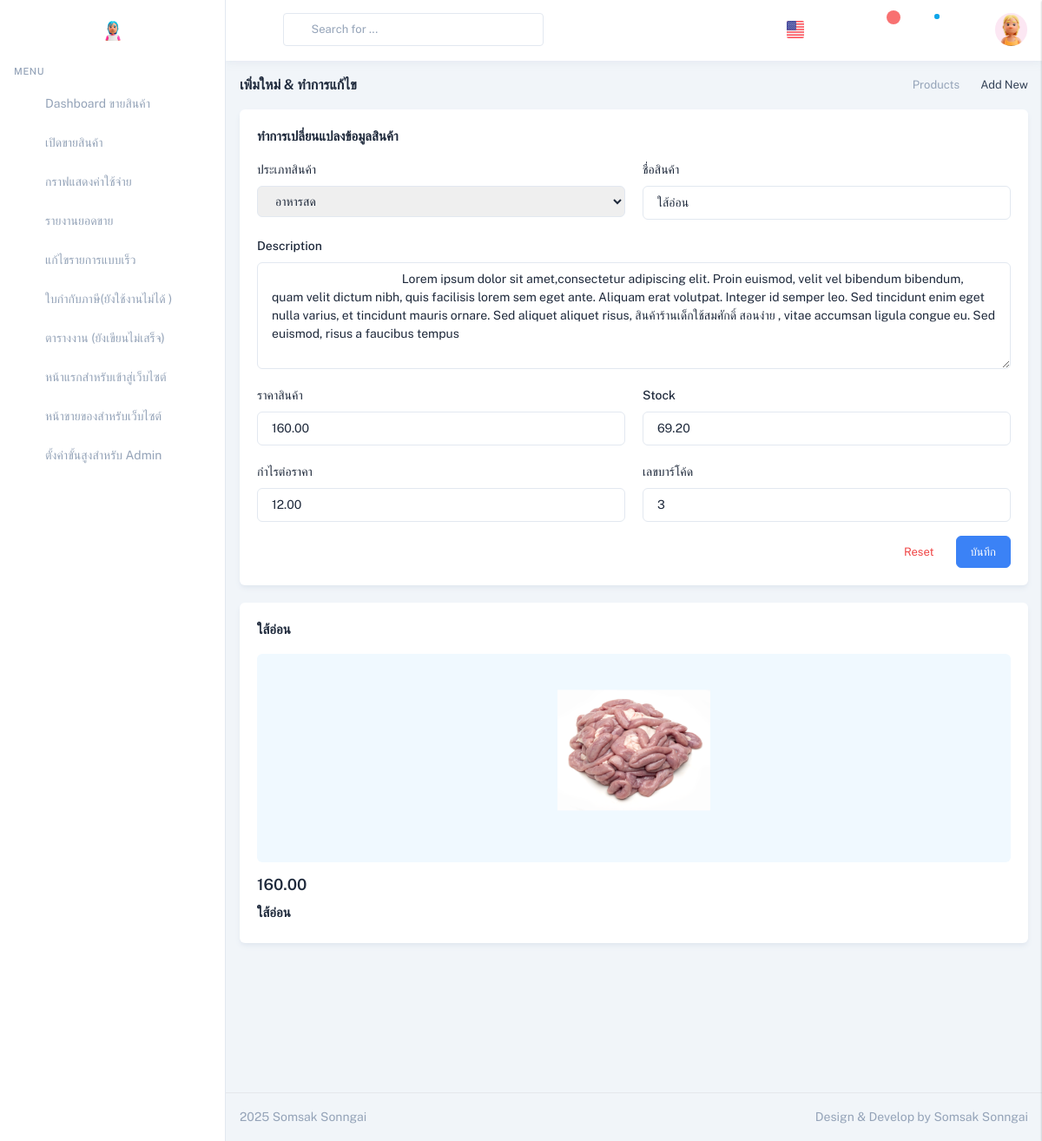
Page /EditAdd/3/ (signed in) on the earlier database version.
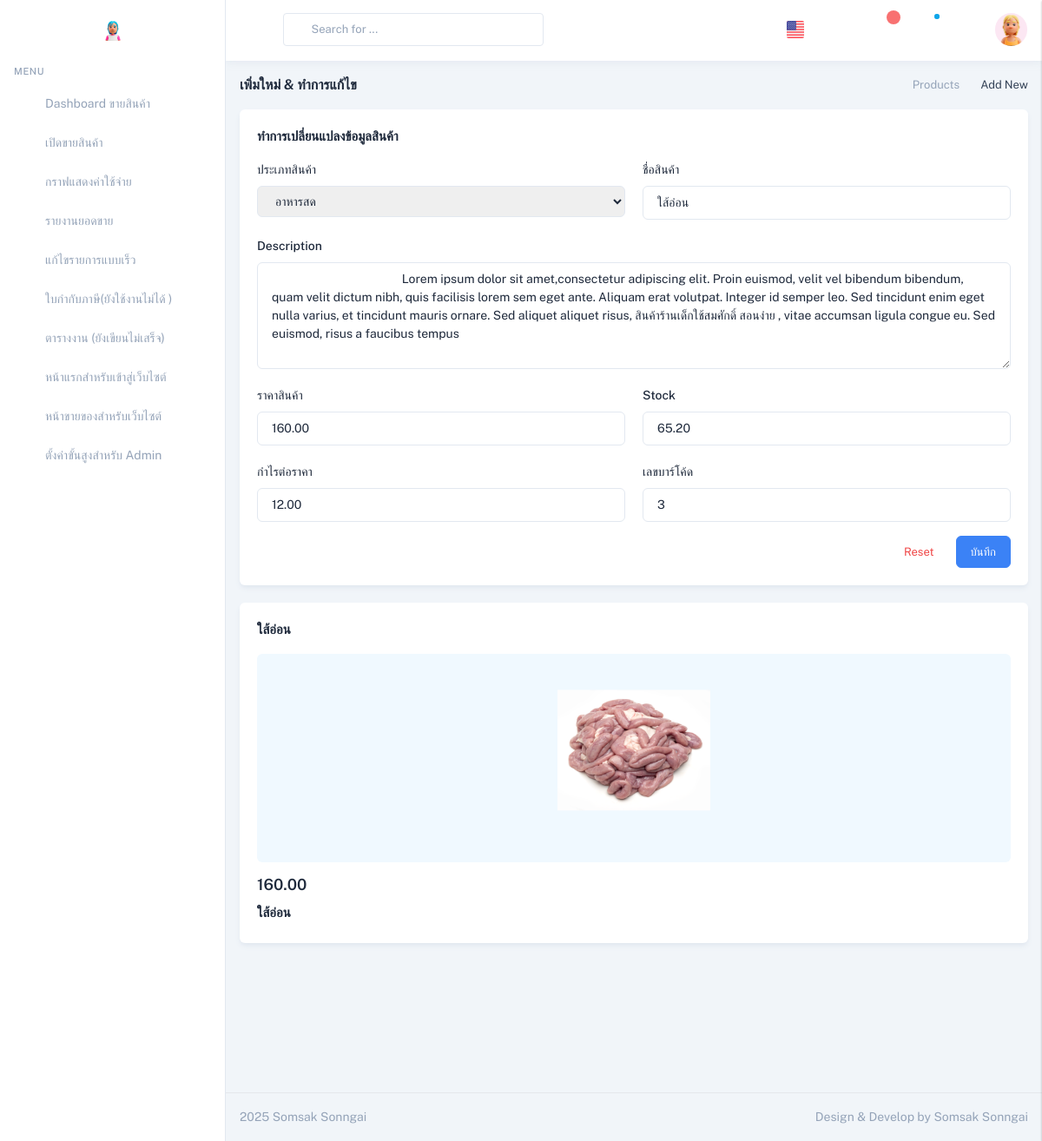
Same page on the later database version.
### productapp/models.py (models this page shows, shortened)
class Product1(models.Model):
    category = models.ForeignKey(Category, on_delete=models.CASCADE,null=True)  # เชื่อมโยงกับ Category
    name = models.CharField(max_length=100)  # ชื่อสินค้า
    description = models.TextField(max_length=500)
    price = models.DecimalField(max_digits=10, decimal_places=2)
    stock = models.DecimalField(max_digits=10, decimal_places=2)
    is_trending = models.BooleanField(default=False)
    image = models.ImageField(upload_to="product")
    profitprice = models.DecimalField(max_digits=10, decimal_places=2)
    created_at = models.DateTimeField(auto_now_add=True)  # วันที่เพิ่ม
    updated_at = models.DateTimeField(auto_now=True)      # วันที่แก้ไข
    barcode = models.CharField(max_length=13, unique=True) # สามารถที่จะทำการเพิ่มได้แค่ 13 ตัว
    class Meta:
        verbose_name = "Product"
        verbose_name_plural = "รายการสินค้า"

class Category(models.Model):
    name = models.CharField(max_length=100, unique=True)  # ชื่อหมวดหมู่
    class Meta:
        verbose_name = "Category"
        verbose_name_plural = "ประเภทรายการสินค้า"

### DashboardUser/views.py (the view, shortened to what this page needs)
# urls.py: path("EditAdd/<int:id>/",views.EditAdd, name="EditAdd"),#5
@login_required(login_url='/login_cover/') # สำหรับการามัครสมาชิก
@user_passes_test(is_special_admin,login_url='/eror404/') # ถ้าไม่ได้อนุญาติก็จะdirect ไปที่ urlนั้ อนุญาติเข้าสู่ระบบโดยกลุ่มนี้นอกเหนือจากกลุ่มนั้ก็ไม่สามารถเข้าไปได้
def EditAdd(request,id):
    product = get_object_or_404(Product1, pk=id)
    filter2 = Category.objects.all()
    filter1= Product1.objects.all()
    filter2=Category.objects.all()
    product=Product1.objects.get(pk=id)
    ProductStock = Product1.objects.filter(stock__lt=10)
    total_product_count = ProductStock.count()
    return render (request,"EditAdd.html",{"product":product,"filter1":filter1,"filter2":filter2,"ProductStock":ProductStock,"total_product_count":total_product_count})

### DashboardUser/views.py (called while the page is built)
def is_special_admin(user):
    return user.is_authenticated and user.groups.filter(name='SpecialAdmin').exists()

### DashboardUser/templates/EditAdd.html (shortened to what the changed rows need)
{% extends "LayoutDashbords.html"%}
{% load humanize %}
{% load static %}
{% block content%}
<div class="relative min-h-screen group-data-[sidebar-size=sm]:min-h-sm">
    <div class="group-data-[sidebar-size=lg]:ltr:md:ml-vertical-menu group-data-[sidebar-size=lg]:rtl:md:mr-vertical-menu group-data-[sidebar-size=md]:ltr:ml-vertical-menu-md group-data-[sidebar-size=md]:rtl:mr-vertical-menu-md group-data-[sidebar-size=sm]:ltr:ml-vertical-menu-sm group-data-[sidebar-size=sm]:rtl:mr-vertical-menu-sm pt-[calc(theme('spacing.header')_*_1)] pb-[calc(theme('spacing.header')_*_0.8)] px-4 group-data-[navbar=bordered]:pt-[calc(theme('spacing.header')_*_1.3)] group-data-[navbar=hidden]:pt-0 group-data-[layout=horizontal]:mx-auto group-data-[layout=horizontal]:max-w-screen-2xl group-data-[layout=horizontal]:px-0 group-data-[layout=horizontal]:group-data-[sidebar-size=lg]:ltr:md:ml-auto group-data-[layout=horizontal]:group-data-[sidebar-size=lg]:rtl:md:mr-auto group-data-[layout=horizontal]:md:pt-[calc(theme('spacing.header')_*_1.6)] group-data-[layout=horizontal]:px-3 group-data-[layout=horizontal]:group-data-[navbar=hidden]:pt-[calc(theme('spacing.header')_*_0.9)]">
        <div class="container-fluid group-data-[content=boxed]:max-w-boxed mx-auto">
            <div class="grid grid-cols-1 xl:grid-cols-12 gap-x-5">
                <div class="xl:col-span-9">
                    <div class="card">
                        <div class="card-body">
                            <form method="POST" action="{% url 'EditAdd' product.id %}">
                                <div class="grid grid-cols-1 gap-5 lg:grid-cols-2 xl:grid-cols-12">
                                    <div class="xl:col-span-4">
                                        <label for="taxApplicable" class="inline-block mb-2 text-base font-medium">ประเภทสินค้า</label>
                                        <select name="taxApplicable" id="taxApplicable" required
                                        class="form-input border-slate-200 dark:border-zink-500 focus:outline-none focus:border-custom-500 disabled:bg-slate-100 dark:disabled:bg-zink-600 disabled:border-slate-300 dark:disabled:border-zink-500 dark:disabled:text-zink-200 disabled:text-slate-500 dark:text-zink-100 dark:bg-zink-700 dark:focus:border-custom-800 placeholder:text-slate-400 dark:placeholder:text-zink-200">
                                            {% for category in filter2 %}
                                                <option value="{{ category.id }}" {% if category.id == product.category.id %}selected{% endif %}>
                                                    {{ category.name }}
                                                </option>
                                            {% endfor %}
                                        </select>
                                    </div>
                                    <div class="xl:col-span-4">
                                        <label for="product_name" class="inline-block mb-2 text-base font-medium">ชื่อสินค้า</label>
                                        <input type="text" id="product_name" name="product_name" value="{{ product.name }}" required
                                        class="form-input border-slate-200 dark:border-zink-500 focus:outline-none focus:border-custom-500 disabled:bg-slate-100 dark:disabled:bg-zink-600 disabled:border-slate-300 dark:disabled:border-zink-500 dark:disabled:text-zink-200 disabled:text-slate-500 dark:text-zink-100 dark:bg-zink-700 dark:focus:border-custom-800 placeholder:text-slate-400 dark:placeholder:text-zink-200"
                                            placeholder="กรอกชื่อสินค้า">
                                    </div>
                                    <div class="lg:col-span-2 xl:col-span-12">
                                        <label for="productDescription" class="inline-block mb-2 text-base font-medium">Description</label>
                                        <textarea id="productDescription" name="productDescription" rows="5" required
                                        class="form-input border-slate-200 dark:border-zink-500 focus:outline-none focus:border-custom-500 disabled:bg-slate-100 dark:disabled:bg-zink-600 disabled:border-slate-300 dark:disabled:border-zink-500 dark:disabled:text-zink-200 disabled:text-slate-500 dark:text-zink-100 dark:bg-zink-700 dark:focus:border-custom-800 placeholder:text-slate-400 dark:placeholder:text-zink-200">
                                            {{ product.description }}
                                        </textarea>
                                    </div>
                                    <div class="xl:col-span-4">
                                        <label for="product_price" class="inline-block mb-2 text-base font-medium">ราคาสินค้า</label>
                                        <input type="number" id="product_price" name="product_price" step="0.01" required
                                            value="{{ product.price }}" class="form-input border-slate-200 dark:border-zink-500 focus:outline-none focus:border-custom-500 disabled:bg-slate-100 dark:disabled:bg-zink-600 disabled:border-slate-300 dark:disabled:border-zink-500 dark:disabled:text-zink-200 disabled:text-slate-500 dark:text-zink-100 dark:bg-zink-700 dark:focus:border-custom-800 placeholder:text-slate-400 dark:placeholder:text-zink-200">
                                    </div>
                                    <div class="xl:col-span-4">
                                        <label for="stock" class="inline-block mb-2 text-base font-medium">Stock</label>
                                        <input type="number" step="any" id="stock" name="stock" required value="{{ product.stock }}"
                                        class="form-input border-slate-200 dark:border-zink-500 focus:outline-none focus:border-custom-500 disabled:bg-slate-100 dark:disabled:bg-zink-600 disabled:border-slate-300 dark:disabled:border-zink-500 dark:disabled:text-zink-200 disabled:text-slate-500 dark:text-zink-100 dark:bg-zink-700 dark:focus:border-custom-800 placeholder:text-slate-400 dark:placeholder:text-zink-200">
                                    </div>
                                    <div class="xl:col-span-4">
                                        <label for="profitprice" class="inline-block mb-2 text-base font-medium">กำไรต่อราคา</label>
                                        <input type="number" id="profitprice" name="profitprice" step="0.01" required value="{{ product.profitprice }}"
                                        class="form-input border-slate-200 dark:border-zink-500 focus:outline-none focus:border-custom-500 disabled:bg-slate-100 dark:disabled:bg-zink-600 disabled:border-slate-300 dark:disabled:border-zink-500 dark:disabled:text-zink-200 disabled:text-slate-500 dark:text-zink-100 dark:bg-zink-700 dark:focus:border-custom-800 placeholder:text-slate-400 dark:placeholder:text-zink-200">
                                    </div>
                                    <div class="xl:col-span-4">
                                        <label for="barcode" class="inline-block mb-2 text-base font-medium">เลขบาร์โค้ด</label>
                                        <input type="text" id="barcode" name="barcode" required value="{{ product.barcode }}"
                                        class="form-input border-slate-200 dark:border-zink-500 focus:outline-none focus:border-custom-500 disabled:bg-slate-100 dark:disabled:bg-zink-600 disabled:border-slate-300 dark:disabled:border-zink-500 dark:disabled:text-zink-200 disabled:text-slate-500 dark:text-zink-100 dark:bg-zink-700 dark:focus:border-custom-800 placeholder:text-slate-400 dark:placeholder:text-zink-200">
                                    </div>
                                </div>
                            </form>
                        </div>
                    </div>
                </div>
                <div class="xl:col-span-3">
                    <div class="card sticky top-[calc(theme('spacing.header')_*_1.3)]">
                        <div class="card-body">
                            <h6 class="mb-4 text-15">{{ product.name }}</h6>
                            <div class="px-5 py-8 rounded-md bg-sky-50 dark:bg-zink-600">
                                <img src="{{ product.image.url }}" alt="" class="block mx-auto h-44">
                            </div>
                            <div class="mt-3">
                                <h5 class="mb-2">{{product.price}} <small class="font-normal line-through"></small></h5>
                                <h6 class="mb-1 text-15">{{ product.name }}</h6>
                            </div>
                        </div>
                    </div>
                </div>
            </div>
        </div>
    </div>
</div>
{% endblock%}

Differences in the rows shown:
changed Product1 "ใส้อ่อน": stock "69.20" → "65.20"
